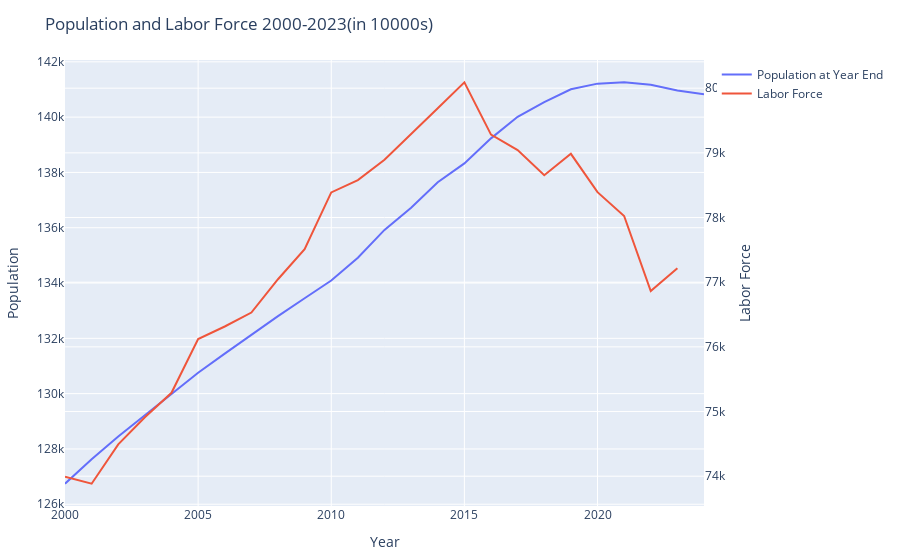

The code cell stored with this chart in its notebook:
### Code cell
# Population and Labor Force from 2000-2023
#selected_years = 2000:2023
#df_subset_1 = filter(row -> row."Year" in selected_years, df_overview)
pop_line = PlotlyJS.scatter(
    x = df_overview."Year",
    y = df_overview."Population at Year End",
    mode = "lines",
    name = "Population at Year End",
    yaxis = "y"   # primary y-axis
)
lf_line = PlotlyJS.scatter(
    x = df_overview."Year",
    y = df_overview."Labor Force",
    mode = "lines",
    name = "Labor Force",
    yaxis = "y2"  # secondary y-axis
)
layout1 = PlotlyJS.Layout(
    title = "Population and Labor Force 2000-2023(in 10000s)",
    xaxis = PlotlyJS.attr(title = "Year"),
    yaxis = PlotlyJS.attr(title = "Population"),
    yaxis2 = PlotlyJS.attr(
        title = "Labor Force",
        overlaying = "y",  # overlay on the primary y-axis
        side = "right"     # position on the right
    ),
)
pop_labor_graph = PlotlyJS.plot([pop_line, lf_line], layout1)
display(pop_labor_graph)
PlotlyJS.savefig(pop_labor_graph, "Graph/pop_labor_graph.png")

### Figure 1 — Plotly figure (JSON) as saved in the notebook; plotly's stock layout.template omitted (floating-point values rounded to 4 significant figures)
{"data": [{"mode": "lines", "name": "Population at Year End", "type": "scatter", "x": [2000, 2001, 2002, 2003, 2004, 2005, 2006, 2007, 2008, 2009, 2010, 2011, 2012, 2013, 2014, 2015, 2016, 2017, 2018, 2019, 2020, 2021, 2022, 2023, 2024], "y": [126743, 127627, 128453, 129227, 129988, 130756, 131448, 132129, 132802, 133450, 134091, 134916, 135922, 136726, 137646, 138326, 139232, 140011, 140541, 141008, 141212, 141260, 141175, 140967, 140828], "yaxis": "y"}, {"mode": "lines", "name": "Labor Force", "type": "scatter", "x": [2000, 2001, 2002, 2003, 2004, 2005, 2006, 2007, 2008, 2009, 2010, 2011, 2012, 2013, 2014, 2015, 2016, 2017, 2018, 2019, 2020, 2021, 2022, 2023, 2024], "y": [73992, 73884, 74492, 74911, 75290, 76120, 76315, 76531, 77046, 77510, 78388, 78579, 78894, 79300, 79690, 80091, 79282, 79042, 78653, 78985, 78392, 78024, 76863, 77216, null], "yaxis": "y2"}], "layout": {"margin": {"b": 50, "l": 50, "r": 50, "t": 60}, "title": "Population and Labor Force 2000-2023(in 10000s)", "xaxis": {"title": "Year"}, "yaxis": {"title": "Population"}, "yaxis2": {"overlaying": "y", "side": "right", "title": "Labor Force"}}}
